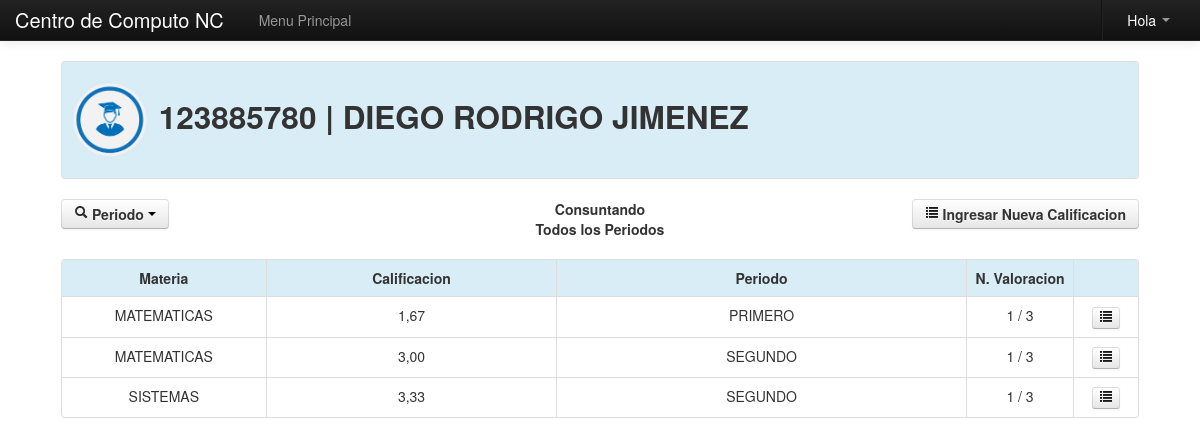
The page /Modulos/Calificar/valorar.php?cod=123885780 on the database its author committed.
### tables this page shows
CREATE TABLE IF NOT EXISTS `alumnos` (
  `id` int(255) NOT NULL AUTO_INCREMENT,
  `nombre` varchar(255) NOT NULL,
  `grado` varchar(255) NOT NULL,
  `salon` varchar(255) NOT NULL,
  `tipo` varchar(255) NOT NULL,
  `fecha` date NOT NULL,
  `doc` varchar(255) NOT NULL,
  `rh` varchar(255) NOT NULL,
  `eps` varchar(255) NOT NULL,
  `direccion` varchar(255) NOT NULL,
  `telefono` varchar(255) NOT NULL,
  `padre` varchar(255) NOT NULL,
  `madre` varchar(255) NOT NULL,
  `p_ocupacion` varchar(255) NOT NULL,
  `m_ocupacion` varchar(255) NOT NULL,
  `acudiente` varchar(255) NOT NULL,
  `emergencia` varchar(255) NOT NULL,
  `estado` varchar(255) NOT NULL,
  `matricula` date NOT NULL,
  PRIMARY KEY (`id`)
);

CREATE TABLE IF NOT EXISTS `notas` (
  `id` int(11) NOT NULL AUTO_INCREMENT,
  `materia` varchar(255) NOT NULL,
  `alumno` varchar(255) NOT NULL,
  `actividad` varchar(255) NOT NULL,
  `valor` varchar(255) NOT NULL,
  `periodo` varchar(255) NOT NULL,
  `fecha` date NOT NULL,
  PRIMARY KEY (`id`)
);

CREATE TABLE IF NOT EXISTS `materia` (
  `id` int(11) NOT NULL AUTO_INCREMENT,
  `nombre` varchar(255) NOT NULL,
  `estado` varchar(255) NOT NULL,
  PRIMARY KEY (`id`)
);

CREATE TABLE IF NOT EXISTS `periodo` (
  `id` int(11) NOT NULL AUTO_INCREMENT,
  `nombre` varchar(255) NOT NULL,
  `estado` varchar(255) NOT NULL,
  PRIMARY KEY (`id`)
);

### Modulos/class_buscar.php (called while the page is built, shortened)
<?php
class Consultar_Materias{
	private $fetch;
	function __construct($codigo){
		$this->consulta = mysql_query("SELECT * FROM materia WHERE id='$codigo'");
		$this->fetch = mysql_fetch_array($this->consulta);
	}
	function consultar($campo){
		return $this->fetch[$campo];
	}
}
class Consultar_Periodo{
	private $fetch;
	function __construct($codigo){
		$this->consulta = mysql_query("SELECT * FROM periodo WHERE id='$codigo'");
		$this->fetch = mysql_fetch_array($this->consulta);
	}
	function consultar($campo){
		return $this->fetch[$campo];
	}
}
class Consultar_Alumno{
	private $fetch;
	function __construct($codigo){
		$this->consulta = mysql_query("SELECT * FROM alumnos WHERE doc='$codigo'");
		$this->fetch = mysql_fetch_array($this->consulta);
	}
	function consultar($campo){
		return $this->fetch[$campo];
	}
}
?>

### Modulos/funciones.php (called while the page is built, shortened)
<?php
	function formato($valor){
		return number_format($valor,2,",",".");
	}
?>

### Modulos/Calificar/valorar.php (the view, shortened to what this page needs)
<?php
	include_once "class/class.php";
	include_once "../funciones.php";
	include_once "../class_buscar.php";
	if(!empty($_GET['cod'])){
		$id_alumno=$_GET['cod'];
		$oAlumno=new Consultar_Alumno($id_alumno);
		$nombre_alumno=$oAlumno->consultar('nombre');
	}else{
		header('Location:error.php');
	}
	function contar_nota($materia,$periodo,$alumno){
		$pa=mysql_query("SELECT COUNT(nombre)as numero FROM actividad WHERE estado='s'");
		if($row=mysql_fetch_array($pa)){
			$act=$row['numero'];
		}
		$pa=mysql_query("SELECT COUNT(alumno)as numero FROM notas WHERE alumno='$alumno' and materia='$materia' and periodo='$periodo'");
		if($row=mysql_fetch_array($pa)){
			return $row['numero'].' / '.$act;
		}
	}
	function promedio($materia,$periodo,$alumno){
		$promedio=0;
		$pa=mysql_query("SELECT COUNT(nombre)as numero FROM actividad WHERE estado='s'");
		if($row=mysql_fetch_array($pa)){
			$act=$row['numero'];
		}
		$pa=mysql_query("SELECT * FROM notas WHERE alumno='$alumno' and materia='$materia' and periodo='$periodo'");
		while($row=mysql_fetch_array($pa)){
			$promedio=$promedio+$row['valor'];
		}
		return $promedio/$act;
	}
?>
<!DOCTYPE html>
<html lang="es">
  <head>
    <link href="../../css/bootstrap.css" rel="stylesheet">
    <link href="../../css/bootstrap-responsive.css" rel="stylesheet">
  </head>
  <body>
    <?php include_once "../../menu/m_valorar.php"; ?>
    <div align="center">
    	<table width="90%">
          <tr>
            <td>
            	<table class="table table-bordered">
                  <tr class="info">
                    <td><h2><img src="img/alumno.png" width="80" height="80"> <?php echo $id_alumno.' | '.$nombre_alumno; ?></h2></td>
                  </tr>
                </table>
              <div class="row-fluid">
                    <div class="span4">
                    	<div class="btn-group">
                        <button class="btn btn dropdown-toggle" data-toggle="dropdown">
                        	<i class="icon-search"></i> <strong>Periodo</strong> <span class="caret"></span>
                        </button>
                          <?php
							$pa=mysql_query("SELECT * FROM periodo WHERE estado='s'");
						   ?>
                      </div>
                    </div>
                    <div class="span4" align="center">
                    	<?php
							echo '<strong>Consuntando</strong><br>';
							if(!empty($_GET['periodo'])){
								$pe=limpiar($_GET['periodo']);
								$op=new Consultar_Periodo($pe);
								echo '<strong>'.$op->consultar('nombre').'</strong>';
							}else{
								echo '<strong>Todos los Periodos</strong>';
							}
						?>
                    </div>
                    <div class="span4" align="right">
                    	<a href="#nueva" role="button" class="btn" data-toggle="modal">
                    		<strong><i class="icon-list"></i> Ingresar Nueva Calificacion</strong>
                    	</a>
                    </div>
                </div>
                <br>
                <table class="table table-bordered table table-hover">
                  <tr class="info">
                    <td width="19%"><center><strong>Materia</strong></center></td>
                    <td width="27%"><center><strong>Calificacion</strong></center></td>
                    <td width="38%"><center><strong>Periodo</strong></center></td>
                    <td width="10%"><center><strong>N. Valoracion</strong></center></td>
                    <td width="6%">&nbsp;</td>
                  </tr>
                  <?php
				 	if(!empty($_GET['periodo'])){
				  		$id_periodo=limpiar($_GET['periodo']);
						$pa=mysql_query("SELECT * FROM notas WHERE alumno='$id_alumno' and periodo='$id_periodo' group by alumno, materia");
					}else{
						$pa=mysql_query("SELECT * FROM notas WHERE alumno='$id_alumno' group by alumno, periodo, materia");
					}
					while($row=mysql_fetch_array($pa)){
						$oMateria=new Consultar_Materias($row['materia']);
						$oPeriodo=new Consultar_Periodo($row['periodo']);
				  ?>
                  <tr>
                    <td><center><?php echo $oMateria->consultar('nombre'); ?></center></td>
                    <td><center><?php echo formato(promedio($row['materia'],$row['periodo'],$row['alumno'])); ?></center></td>
                    <td><center><?php echo $oPeriodo->consultar('nombre'); ?></center></td>
                    <td><center><?php echo contar_nota($row['materia'],$row['periodo'],$row['alumno']); ?></center></td>
                    <td>
                    	<center>
                            <a href="#m<?php echo $row['periodo'].$row['materia']; ?>" role="button" class="btn btn-mini" title="Detalle de Calificaciones" data-toggle="modal">
                                <i class="icon-list"></i>
                            </a>
                        </center>
                    </td>
                  </tr>
                  <?php } ?>
                </table>
            </td>
          </tr>
        </table>
	</div>
  </body>
</html>

### Modulos/Calificar/valorar.php (style rules this page uses)
body { padding-top: 60px; padding-bottom: 40px; }

### rows shown on the page
alumnos: nombre "DIEGO RODRIGO JIMENEZ"
notas: materia.nombre "MATEMATICAS", alumno "1,67", periodo.nombre "PRIMERO", alumno "1 / 3"
notas: materia.nombre "MATEMATICAS", alumno "3,00", periodo.nombre "SEGUNDO", alumno "1 / 3"
notas: materia.nombre "SISTEMAS", alumno "3,33", periodo.nombre "SEGUNDO", alumno "1 / 3"

### other values the page prints
$id_alumno "123885780"
